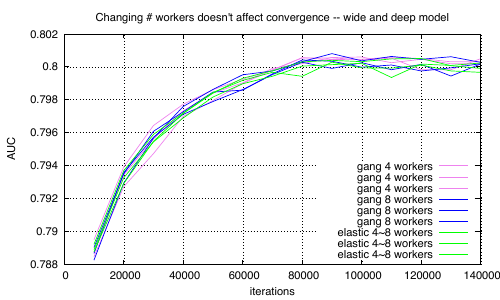

gnuplot code for this plot:
set terminal pdf
set output "3-1.pdf"

set xlabel "iterations"
set ylabel "AUC"
set key right bottom
set grid
set title "Changing # workers doesn't affect convergence -- wide and deep model"
plot '3-1.data' using 1:2 with lines lt rgb "violet" title 'gang 4 workers', \
     '3-1.data' using 1:3 with lines lt rgb "violet" title 'gang 4 workers', \
     '3-1.data' using 1:4 with lines lt rgb "violet" title 'gang 4 workers', \
     '3-1.data' using 1:5 with lines lt rgb "blue" title 'gang 8 workers', \
     '3-1.data' using 1:6 with lines lt rgb "blue" title 'gang 8 workers', \
     '3-1.data' using 1:7 with lines lt rgb "blue" title 'gang 8 workers', \
     '3-1.data' using 1:8 with lines lt rgb "green" title 'elastic 4\~8 workers', \
     '3-1.data' using 1:9 with lines lt rgb "green" title 'elastic 4\~8 workers', \
     '3-1.data' using 1:10 with lines lt rgb "green" title 'elastic 4\~8 workers'

set terminal png
set output "3-1.png"
replot
